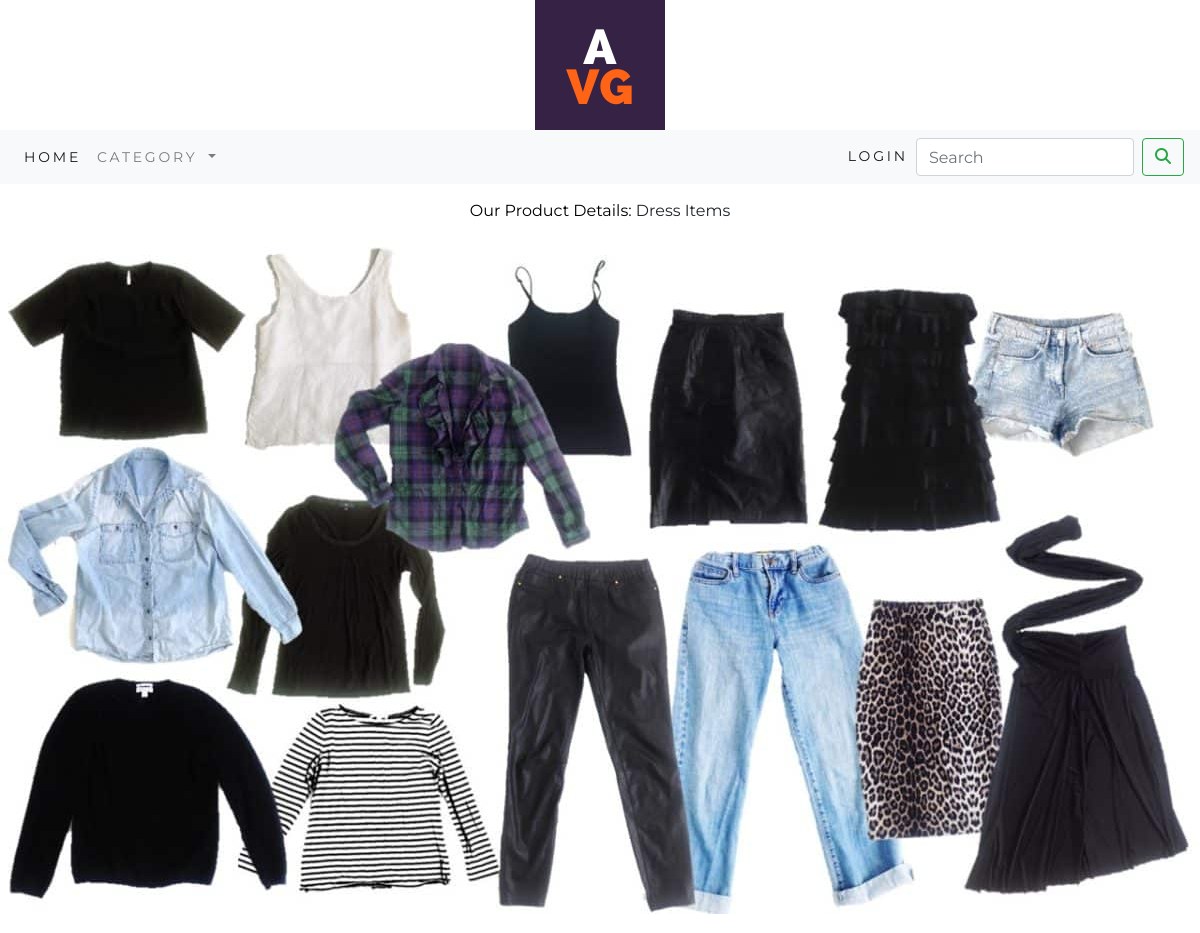
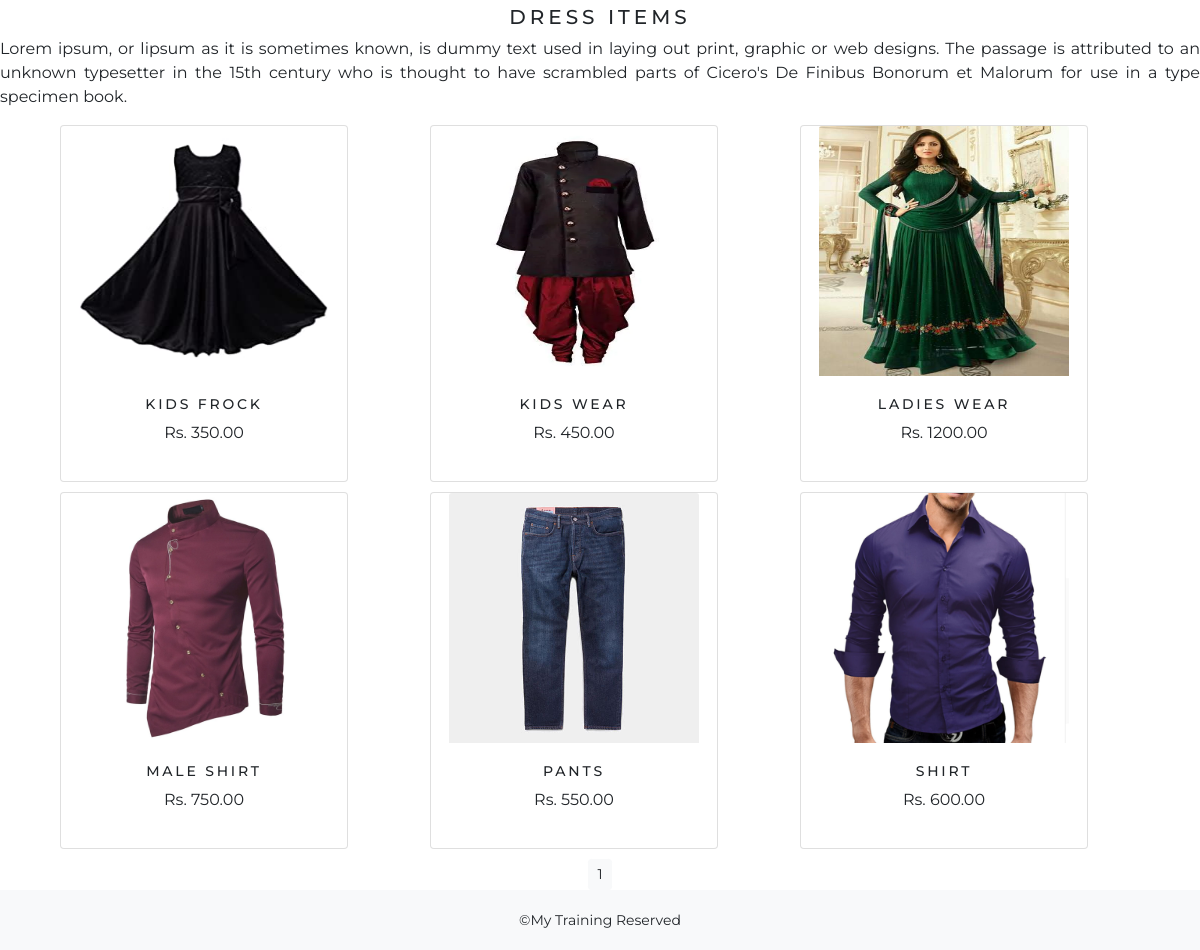
Page /ecommerce/dress-items/ on the committed database (2 pictures, top to bottom).
### ecommerceapp/models.py (models this page shows, shortened)
class Category(models.Model):
    name=models.CharField(max_length=250,unique=True)
    slug=models.SlugField(max_length=250,unique=True)
    desc=models.TextField(blank=True)
    img=models.ImageField(upload_to='category',blank=True)
    class Meta:
        ordering=('name',)
        verbose_name='category'
        verbose_name_plural='catogories'
    def get_url(self):
        return reverse("ecommerceapp:product_by_category", args=[self.slug])

class Product(models.Model):
    name = models.CharField(max_length=250, unique=True)
    slug = models.SlugField(max_length=250, unique=True)
    desc = models.TextField(blank=True)
    img = models.ImageField(upload_to='product', blank=True)
    category=models.ForeignKey(Category,on_delete=models.CASCADE)
    price=models.DecimalField(max_digits=10,decimal_places=2)
    stock=models.IntegerField()
    available=models.BooleanField(default=True)
    created=models.DateTimeField(auto_created=True)
    updated=models.DateTimeField(auto_now=True)
    class Meta:
        ordering = ('name',)
        verbose_name = 'product'
        verbose_name_plural = 'products'
    def get_url(self):
        return reverse('ecommerceapp:procatdetail',args=[self.category.slug,self.slug])

### ecommerceapp/views.py (the view)
# urls.py: path('', views.AllProCat, name='AllProCat'),
def AllProCat(request,c_slug=None):
    c_page=None
    products_list=None
    if c_slug!=None:
        c_page=get_object_or_404(Category,slug=c_slug)
        products_list=Product.objects.filter(category=c_page, available=True)
    else:
        products_list=Product.objects.all().filter(available=True)
    paginator=Paginator(products_list,6)
    try:
        page=int(request.GET.get('page','1'))
    except:
        page=1
    try:
        products=paginator.page(page)
    except (EmptyPage, InvalidPage):
        products=paginator.page(paginator.num_pages)
    return render(request,'category.html',{'category':c_page,'products':products})

### cartapp/context_processors.py (called while the page is built)
def counter(request):
    item_count=0
    if 'admin' in request.path:
        return {}
    else:
        try:
            cart=Cart.objects.filter(cart_id=_cart_id(request))
            cart_items=CartItem.objects.all().filter(cart=cart[:1])
            for cart_item in cart_items:
                item_count += cart_item.quantity
        except Cart.DoesNotExist:
            item_count=0
        return dict(item_count=item_count)

### cartapp/views.py (called while the page is built)
def _cart_id(request):
    cart=request.session.session_key
    if not cart:
        cart=request.session.create()
    return cart

### ecommerceapp/context_processors.py (called while the page is built)
def cat_links(request):
    links=Category.objects.all()
    return dict(links=links)

### templates/category.html (shortened to what this page needs)
{% extends 'base.html' %}
{% load static %}
{% block content %}
    {% if category %}
        <div class="row my_row_class">
            <div class="mx-auto">
                <p><a href="{% url 'ecommerceapp:AllProCat' %}">Our Product Details:</a> {{category.name}}</p>
            </div>
        </div>
    {% endif %}
<div class="mx-auto">
    {% if category %}
        <img class="my_image" src="{{category.img.url}}" alt="{{category.name}}">
</div><br>
<div>
    <h1 class="text-center my_title">{{category.name}}</h1>
    <p class="text-justify">{{category.desc}}</p>
</div>
    {% endif %}
<div class="container">
    <div class="row mx-auto">
        {% for product in products.object_list %}
        <div class="my_bottom_margin col-9 col-sm-12 col-md-4 col-lg-4">
            <div class="card text-center" style="width: 18rem;">
                <a href="{{product.get_url}}"><img class="card-img-top my_image" src="{{product.img.url}}" style="width:250px;height:250px;" alt="{{product.name}}"></a>
                <div class="card-body">
                        <h4>{{product.name}}</h4>
                        <p>Rs. {{product.price}}</p>
                </div>
            </div>
        </div>
        {% endfor %}
    </div>
    <div class="mx-auto">
        <center>
        {% for pg in products.paginator.page_range %}
            <a href="?page={{pg}}" class="btn btn-light btn-sm {% if products.number == pg %} activate {% endif %}">{{pg}}</a>
        {% endfor %}
        </center>
    </div>
</div>
{% endblock %}

### static/css/custom.css (style rules this page uses)
body { font-family: 'Montserrat', sans-serif; }
.my_row_class { padding-top: 15px; }
.my_row_class .mx-auto p a { color: #000; font-size: 16px; text-decoration: none; }
.my_image { width: 100%; height: auto; }
.my_title { font-size: 20px; text-transform: uppercase; letter-spacing: 0.2em; }
.my_bottom_margin { margin-bottom: 10px; }
.card .card-body h4 { font-size: 14px; text-transform: uppercase; letter-spacing: 0.2em; }

### rows in the picture
Category: name "Dress Items", img (picture), name "DRESS ITEMS", desc "Lorem ipsum, or lipsum as it is sometimes known, is dummy text used in laying out print, graphic or web designs. The passage is attributed to an unknown typesetter in the 15th century who is thought to have scrambled parts of Cicero's De Finibus Bonorum et Malorum for use in a type specimen book."
Product: img (picture), name "KIDS FROCK", price "350.00"
Product: img (picture), name "KIDS WEAR", price "450.00"
Product: img (picture), name "LADIES WEAR", price "1200.00"
Product: img (picture), name "MALE SHIRT", price "750.00"
Product: img (picture), name "PANTS", price "550.00"
Product: img (picture), name "SHIRT", price "600.00"

### other values in the picture
{{ pg }} "1"
